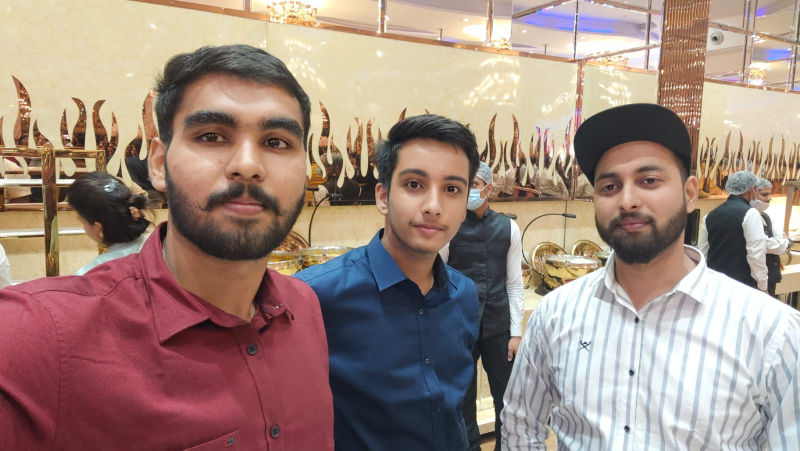
#> input picture IMG-20211018-WA0004.jpg, 1600 x 901 px (shown at 1/2 size)
$ python 6-edgeDetection.py
#> lines starting #> are read from the running program, lines starting #| are printed output that depends on the picture; after the words box and inside, x2 and y2 are one past the last pixel; in counts of white or black regions, pixels touching at a corner belong together
import os
import cv2
import numpy as np

image_path = os.path.join('.', 'IMG-20211018-WA0004.jpg')

image = cv2.imread(image_path)
#> image is the input picture: shape (901, 1600, 3); mean B, G, R 126.5, 136, 159.3

image = cv2.resize(image, (800, 500))
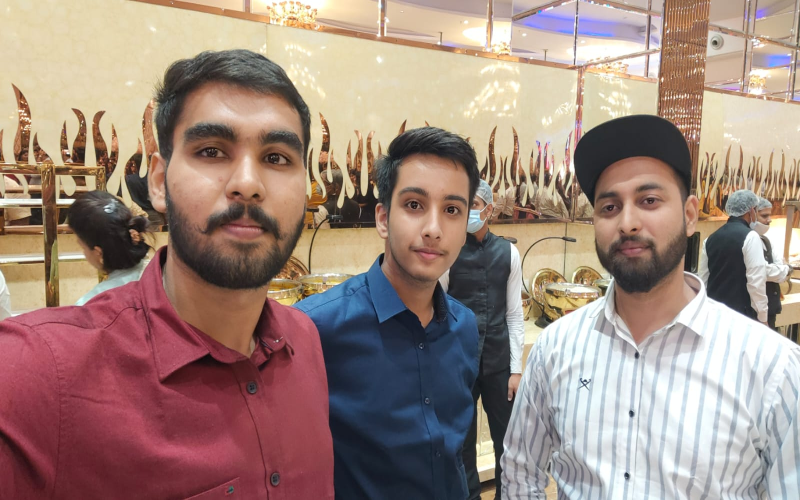
#> image: shape (500, 800, 3); mean B, G, R 126.4, 135.9, 159.2

img_edge = cv2.Canny(image, 100, 200)
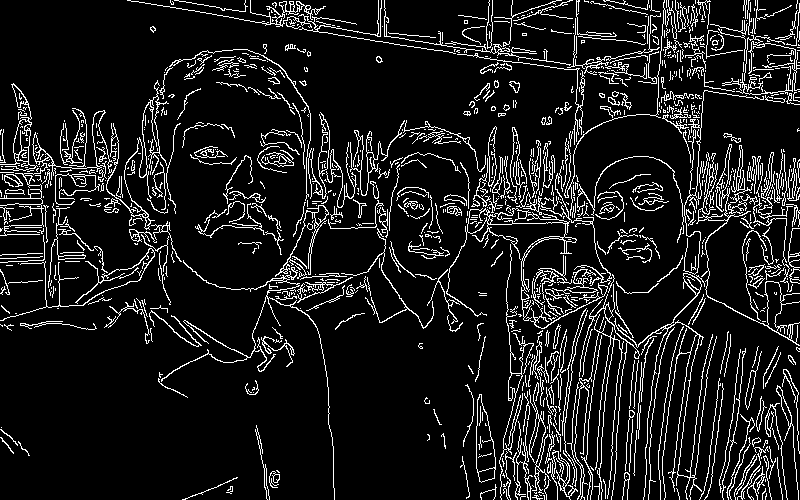
#> img_edge: shape (500, 800); 10.7% white in thin lines or dots

img_egde_dilated = cv2.dilate(img_edge, np.ones((2,2),dtype=np.int8))
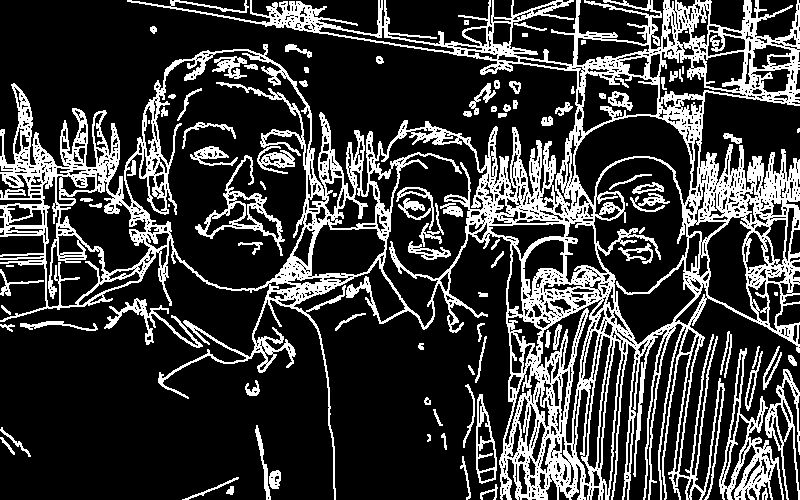
#> img_egde_dilated: shape (500, 800); 23.1% white; 96 white regions (9 under 20 px), largest, box (x1, y1, x2, y2) and area: (0, 0, 800, 500) 76561, (719, 348, 784, 500) 2498, (195, 155, 285, 256) 1435

img_erode = cv2.erode(img_egde_dilated, np.ones((5,5),dtype=np.int8))
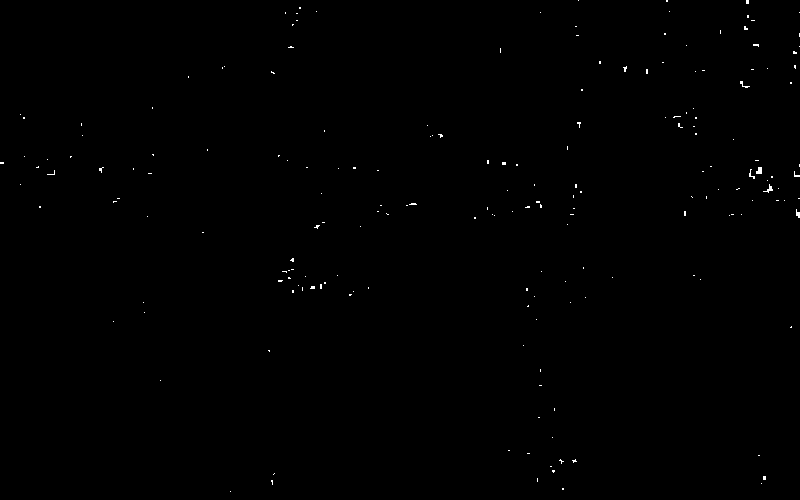
#> img_erode: shape (500, 800); 0.21% white in thin lines or dots

cv2.imshow('Edge Detected Image', img_edge)
cv2.imshow('Dilated Edge Detected Image', img_egde_dilated)
cv2.imshow('Eroded Edge Detected Image', img_erode)
cv2.waitKey(0)
cv2.destroyAllWindows()
